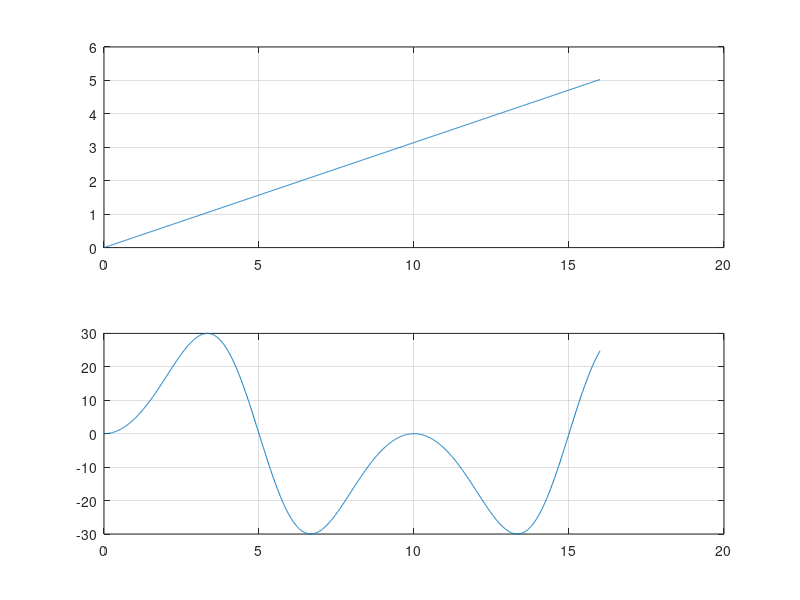

Reproduce this figure in MATLAB.
coord = [52 52 1];
angle = deg2rad(-45);
mv1 = [1 0 0; 0 1 0; -62 -62 1];
rtm = [cos(angle) sin(angle) 0; -sin(angle) cos(angle) 0; 0 0 1];
mv2 = [1 0 0; 0 1 0; 62 62 1];

coord*mv1*rtm*mv2

-30:1:30

xdr = -10:1:10
ydr = -10:1:10

sgm = 1
mu = 0

grad_delta = 30;
fps = 60;
period = 10; %sec
time = 0:0.01:16;
frames = time.*60;
X = pi*cos(frames/(period*2*60)*(2*pi));
tmp = frames/(period*2*60)*(2*pi)
Y = grad_delta*sin(pi*cos(frames/(period*2*60)*(2*pi)));
y = 1/(sgm*sqrt(2*pi))*exp(-0.5*((X - mu)/sgm).^2);
subplot(2, 1, 1)
plot(time, tmp);
grid on
subplot(2, 1, 2)
plot(time, Y);
grid on
